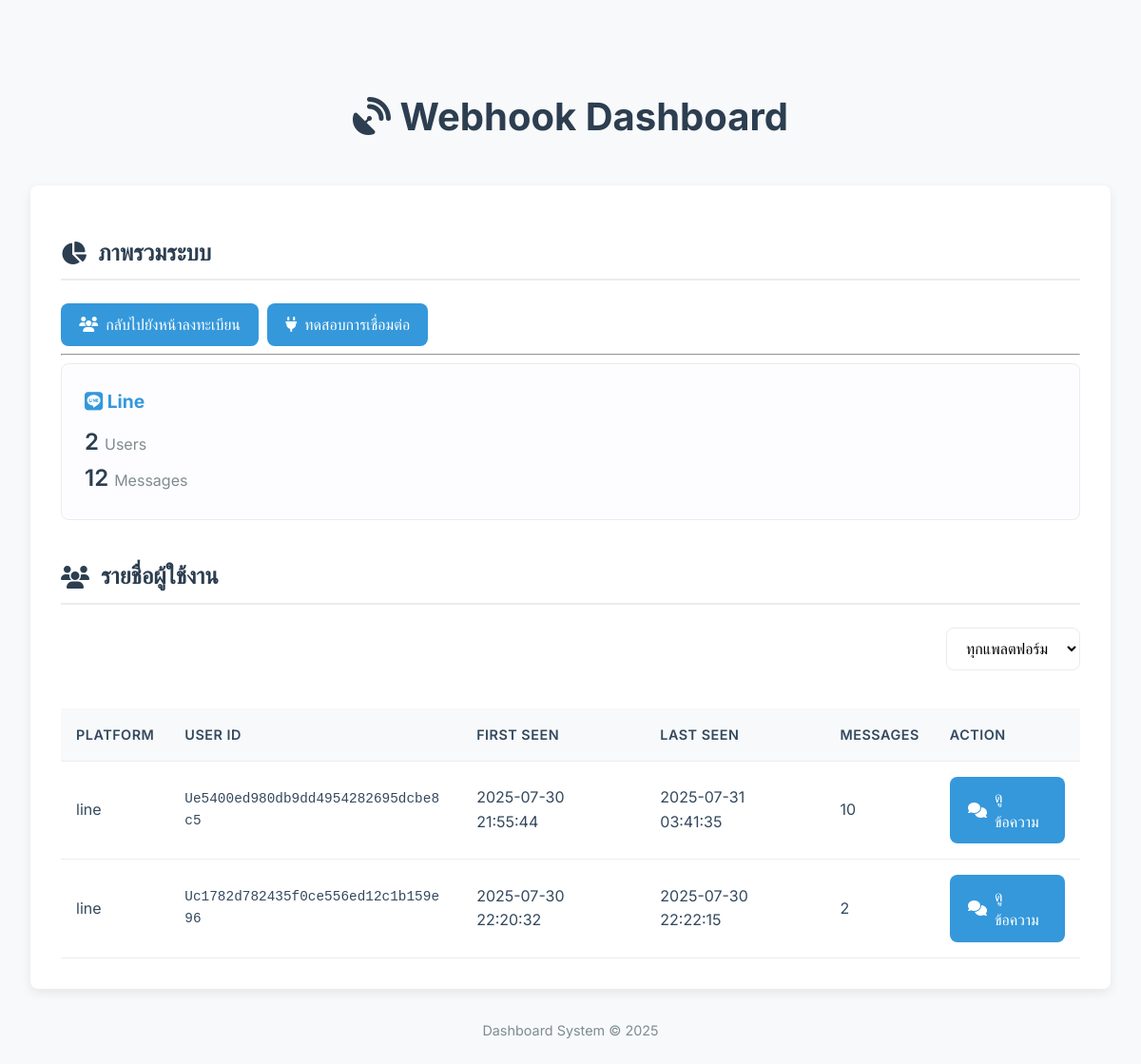
/hook/index.php, run on the app's committed database.
### tables this page shows
CREATE TABLE `users` (
  `id` int(11) NOT NULL,
  `platform` varchar(50) NOT NULL COMMENT 'แพลตฟอร์ม เช่น line, facebook, custom',
  `user_id` varchar(255) NOT NULL COMMENT 'ID ของผู้ใช้จากแพลตฟอร์มนั้นๆ',
  `first_seen` datetime NOT NULL COMMENT 'วันและเวลาที่พบผู้ใช้ครั้งแรก',
  `last_seen` datetime NOT NULL COMMENT 'วันและเวลาล่าสุดที่มีการใช้งาน',
  `message_count` int(11) DEFAULT 0 COMMENT 'จำนวนข้อความทั้งหมดจากผู้ใช้',
  `created_at` timestamp NOT NULL DEFAULT current_timestamp() COMMENT 'เวลาที่สร้าง record นี้'
);

### hook/user_manager.php (called while the page is built, shortened)
<?php
require_once 'config.php';
class UserManager {
    private $db;
    public function __construct() {
        $config = new DatabaseConfig();
        $this->db = $config->connect();
    }
    public function getAllUsers($platform = null) {
        $sql = "SELECT * FROM users";
        $params = [];
        $sql .= " ORDER BY last_seen DESC";
        $stmt = $this->db->prepare($sql);
        $stmt->execute($params);
        return $stmt->fetchAll();
    }
    public function getUserStats() {
        $stmt = $this->db->prepare("
            SELECT
                platform,
                COUNT(*) as user_count,
                SUM(message_count) as total_messages
            FROM users
            GROUP BY platform
        ");
        $stmt->execute();
        return $stmt->fetchAll();
    }
}
?>

### hook/config.php (called while the page is built, shortened)
<?php
class DatabaseConfig {
    private $host = 'localhost';
    private $dbname = 'webhook_db';
    private $username = 'root';
    private $password = '';
    public function connect() {
        try {
            $this->pdo = new PDO(
                "mysql:host={$this->host};dbname={$this->dbname};charset=utf8mb4",
                $this->username,
                $this->password,
                [
                    PDO::ATTR_ERRMODE => PDO::ERRMODE_EXCEPTION,
                    PDO::ATTR_DEFAULT_FETCH_MODE => PDO::FETCH_ASSOC,
                    PDO::ATTR_EMULATE_PREPARES => false
                ]
            );
            return $this->pdo;
        } catch (PDOException $e) {
            error_log("Database connection failed: " . $e->getMessage());
            return null;
        }
    }
}
?>

### hook/admin_dashboard.php (the view, shortened to what this page needs)
<?php
require_once 'user_manager.php';
class AdminDashboard {
    private UserManager $userManager;
    public function __construct() {
        $this->userManager = new UserManager();
    }
    public function display(): void {
        $platformFilter = htmlspecialchars($_GET['platform'] ?? '');
        $users = $this->userManager->getAllUsers($platformFilter ?: null);
        $stats = $this->userManager->getUserStats();
        include 'templates/header.php';
        $this->displayStats($stats);
        $this->displayUserTable($users, $platformFilter);
        include 'templates/footer.php';
    }
    private function displayStats(array $stats): void {
        echo "<h2><i class='fa-solid fa-chart-pie'></i> ภาพรวมระบบ</h2>";
        echo "<a href='../index.php' class='btn btn-primary'><i class='fa-solid fa-users'></i>กลับไปยังหน้าลงทะเบียน</a>&nbsp;&nbsp;";
        echo "<a href='index.php?test=1' class='btn btn-primary'><i class='fa-solid fa-plug'></i>ทดสอบการเชื่อมต่อ</a><hr>";
        echo "<div class='stats-grid'>";
        if (empty($stats)) {
            echo "<p>ยังไม่มีข้อมูลสถิติ</p>";
        } else {
            foreach ($stats as $stat) {
                $platformName = htmlspecialchars(ucfirst($stat['platform']));
                $icon = 'fa-brands fa-' . strtolower($platformName);
                echo "<div class='stat-card'>";
                echo "<h3><i class='{$icon}'></i> {$platformName}</h3>";
                echo "<p>" . number_format($stat['user_count']) . " <small>Users</small></p>";
                echo "<p>" . number_format($stat['total_messages']) . " <small>Messages</small></p>";
                echo "</div>";
            }
        }
        echo "</div>";
    }
    private function displayUserTable(array $users, string $platformFilter): void {
        echo "<h2><i class='fa-solid fa-users'></i> รายชื่อผู้ใช้งาน</h2>";
        echo "<div class='toolbar'>";
        echo "<form method='get' action='index.php' class='filter-form'>";
        echo "<select name='platform' onchange='this.form.submit()'>";
        echo "<option value=''>ทุกแพลตฟอร์ม</option>";
        echo "</select>";
        echo "</form></div>";
        echo "<div class='table-wrapper'><table>";
        echo "<thead><tr><th>Platform</th><th>User ID</th><th>First Seen</th><th>Last Seen</th><th>Messages</th><th>Action</th></tr></thead>";
        echo "<tbody>";
        if (empty($users)) {
            echo "<tr><td colspan='6' style='text-align:center; padding: 2rem;'>ไม่พบข้อมูลผู้ใช้</td></tr>";
        } else {
            foreach ($users as $user) {
                $viewUrl = 'view_messages.php?user_id=' . urlencode($user['user_id']) . '&platform=' . urlencode($user['platform']);
                echo "<tr>";
                echo "<td>" . htmlspecialchars($user['platform']) . "</td>";
                echo "<td class='user-id-cell'>" . htmlspecialchars($user['user_id']) . "</td>";
                echo "<td>" . htmlspecialchars($user['first_seen']) . "</td>";
                echo "<td>" . htmlspecialchars($user['last_seen']) . "</td>";
                echo "<td>" . number_format($user['message_count']) . "</td>";
                echo "<td><a href='{$viewUrl}' class='btn btn-primary'><i class='fa-solid fa-comments'></i> ดูข้อความ</a></td>";
                echo "</tr>";
            }
        }
        echo "</tbody></table></div>";
    }
}
?>

### hook/index.php (shortened to what this page needs)
<?php
require_once 'config.php';
require_once 'admin_dashboard.php';
if ($_SERVER['REQUEST_METHOD'] === 'POST') {
    try {
        $receiver = new WebhookReceiver();
        $receiver->handleWebhook();
    } catch (Exception $e) {
        error_log("Critical error in webhook handler: " . $e->getMessage());
        http_response_code(200);
        echo "OK";
    }
} elseif ($_SERVER['REQUEST_METHOD'] === 'GET') {
    if (isset($_GET['test'])) {
        echo "<!DOCTYPE html>";
        echo "<html lang='th'><head><meta charset='UTF-8'><title>Webhook System Test</title>";
        echo "<style>
            body { font-family: -apple-system, BlinkMacSystemFont, 'Segoe UI', Roboto, 'Helvetica Neue', Arial, sans-serif; margin: 40px; background: #f8f9fa; color: #343a40; }
            .container { max-width: 800px; margin: 0 auto; background: white; padding: 30px; border-radius: 10px; box-shadow: 0 4px 20px rgba(0,0,0,0.08); }
            h1, h3 { color: #212529; border-bottom: 1px solid #eee; padding-bottom: 10px; }
            .status { padding: 15px; margin: 10px 0; border-radius: 5px; border: 1px solid transparent; }
            .success { background: #d4edda; color: #155724; border-color: #c3e6cb; }
            .error { background: #f8d7da; color: #721c24; border-color: #f5c6cb; }
            .info { background: #cce5ff; color: #004085; border-color: #b8daff; }
            code { background: #e9ecef; padding: 3px 6px; border-radius: 4px; font-family: 'SF Mono', Menlo, Monaco, Consolas, 'Liberation Mono', 'Courier New', monospace; }
            ul { padding-left: 20px; }
            li { margin-bottom: 8px; }
        </style>";
        echo "</head><body>";
        echo "<div class='container'>";
        echo "<h1><span style='font-size: 2rem;'>🔧</span> Webhook System Diagnostics</h1>";
        $scheme = isset($_SERVER['HTTPS']) && $_SERVER['HTTPS'] === 'on' ? 'https://' : 'http://';
        $host = $_SERVER['HTTP_HOST'];
        $uri = rtrim(dirname($_SERVER['REQUEST_URI']), '/\\');
        $baseUrl = $scheme . $host . $uri;
        echo "<div class='info'>";
        echo "<h3>📍 ข้อมูลระบบ</h3>";
        echo "<ul>";
        echo "<li><strong>Webhook URL:</strong> <code>" . $baseUrl . "/index.php</code></li>";
        echo "<li><strong>เวลาเซิร์ฟเวอร์:</strong> " . date('Y-m-d H:i:s T') . "</li>";
        echo "<li><strong>PHP Version:</strong> " . PHP_VERSION . "</li>";
        echo "</ul>";
        echo "</div>";
        echo "<h3><span style='font-size: 1.5rem;'>🗄️</span> การเชื่อมต่อฐานข้อมูล</h3>";
        try {
            $config = new DatabaseConfig();
            $db = $config->connect();
            echo "<div class='status success'>✅ เชื่อมต่อฐานข้อมูลสำเร็จ</div>";
            $tables = ['users', 'messages', 'webhook_logs'];
            foreach ($tables as $table) {
                $stmt = $db->query("SHOW TABLES LIKE '$table'");
                if ($stmt->rowCount() > 0) {
                    $count = $db->query("SELECT COUNT(*) FROM `$table`")->fetchColumn();
                    echo "<div class='status success'>✅ พบตาราง <code>$table</code> (มี $count แถว)</div>";
                } else {
                    echo "<div class='status error'>❌ ไม่พบตาราง <code>$table</code> (กรุณารันไฟล์ <code>database_setup.sql</code>)</div>";
                }
            }
        } catch (Exception $e) {
            echo "<div class='status error'>❌ เชื่อมต่อฐานข้อมูลล้มเหลว: " . htmlspecialchars($e->getMessage()) . "</div>";
        }
        echo "<h3><span style='font-size: 1.5rem;'>📝</span> โฟลเดอร์ Logs</h3>";
        $logDir = 'webhook_logs';
        if (!is_dir($logDir)) {
            if (@mkdir($logDir, 0755, true)) {
                echo "<div class='status success'>✅ สร้างโฟลเดอร์ <code>$logDir</code> สำเร็จ</div>";
            } else {
                echo "<div class='status error'>❌ ไม่สามารถสร้างโฟลเดอร์ <code>$logDir</code> ได้ (กรุณาตรวจสอบ permission)</div>";
            }
        } elseif (is_writable($logDir)) {
            echo "<div class='status success'>✅ โฟลเดอร์ <code>$logDir</code> เขียนได้ปกติ</div>";
        } else {
            echo "<div class='status error'>❌ โฟลเดอร์ <code>$logDir</code> เขียนไม่ได้ (กรุณาตรวจสอบ permission)</div>";
        }
        echo "<div style='margin-top: 30px;'>";
        echo "<a href='.' style='background: #007bff; color: white; text-decoration: none; padding: 10px 20px; border-radius: 5px;'>← กลับหน้า Dashboard</a>";
        echo "</div>";
        echo "</div>";
        echo "</body></html>";
    } else {
        try {
            $dashboard = new AdminDashboard();
            $dashboard->display();
        } catch (Exception $e) {
            echo "<!DOCTYPE html>";
            echo "<html lang='th'><head><meta charset='UTF-8'><title>Dashboard Error</title></head><body>";
            echo "<div style='max-width: 600px; margin: 50px auto; padding: 30px; background: #f8d7da; border: 1px solid #f5c6cb; border-radius: 10px;'>";
            echo "<h1 style='color: #721c24;'>❌ เกิดข้อผิดพลาดในการแสดง Dashboard</h1>";
            echo "<p><strong>Error:</strong> " . htmlspecialchars($e->getMessage()) . "</p>";
            echo "<p>กรุณาตรวจสอบ:</p>";
            echo "<ul>";
            echo "<li>การตั้งค่าเชื่อมต่อฐานข้อมูลในไฟล์ <code>config.php</code></li>";
            echo "<li>ว่าได้สร้างตารางทั้งหมดโดยใช้ <code>database_setup.sql</code> แล้ว</li>";
            echo "<li>สิทธิ์การเขียน (Write Permission) ของโฟลเดอร์ <code>webhook_logs</code></li>";
            echo "</ul>";
            echo "<p>สำหรับรายละเอียดเพิ่มเติม, กรุณาตรวจสอบ PHP error log ของเซิร์ฟเวอร์</p>";
            echo "<p><a href='?test=1'><strong>คลิกที่นี่เพื่อเรียกใช้หน้าตรวจสอบระบบ</strong></a></p>";
            echo "</div>";
            echo "</body></html>";
        }
    }
}
?>

### hook/templates/header.php (shortened to what this page needs)
<!DOCTYPE html>
<html lang="th">
<head>
    <link rel="stylesheet" href="https://cdnjs.cloudflare.com/ajax/libs/font-awesome/6.4.0/css/all.min.css">
    <link rel="stylesheet" href="assets/style.css">
</head>
<body>
    <div class="container">
        <header>
            <h1><i class="fa-solid fa-satellite-dish"></i> Webhook Dashboard</h1>
        </header>
        <main>

### hook/templates/footer.php
        </main>
        <footer>
            <p>Dashboard System &copy; <?php echo date('Y'); ?></p>
        </footer>
    </div>
</body>
</html>

### hook/assets/style.css (style rules this page uses)
:root { --primary-color: #3498db; --secondary-color: #2c3e50; --background-color: #f8f9fa; --surface-color: #ffffff; --text-color: #34495e; --border-color: #e9ecef; --shadow: 0 4px 12px rgba(0, 0, 0, 0.08); --border-radius: 8px; }
body { font-family: 'Inter', 'Sarabun', sans-serif; margin: 0; background-color: var(--background-color); color: var(--text-color); line-height: 1.6; }
.container { max-width: 1400px; margin: 2rem auto; padding: 2rem; }
header { text-align: center; margin-bottom: 2.5rem; }
header h1 { font-size: 2.5rem; font-weight: 700; color: var(--secondary-color); }
main { background: var(--surface-color); padding: 2rem; border-radius: var(--border-radius); box-shadow: var(--shadow); }
footer { text-align: center; margin-top: 2rem; font-size: 0.9rem; color: #7f8c8d; }
h2 { font-size: 1.5rem; color: var(--secondary-color); border-bottom: 2px solid var(--border-color); padding-bottom: 0.5rem; margin-bottom: 1.5rem; display: flex; align-items: center; gap: 0.75rem; }
.stats-grid { display: grid; grid-template-columns: repeat(auto-fit, minmax(250px, 1fr)); gap: 1.5rem; margin-bottom: 2.5rem; }
.stat-card { background-color: #fdfdff; padding: 1.5rem; border-radius: var(--border-radius); border: 1px solid var(--border-color); transition: transform 0.2s, box-shadow 0.2s; }
.stat-card h3 { margin: 0 0 0.5rem 0; font-size: 1.2rem; color: var(--primary-color); }
.stat-card p { margin: 0; font-size: 1.5rem; font-weight: 600; color: var(--secondary-color); }
.stat-card p small { font-size: 1rem; font-weight: 400; color: #7f8c8d; }
.toolbar { display: flex; justify-content: flex-end; margin-bottom: 1.5rem; }
.filter-form select { padding: 0.75rem 1rem; border-radius: var(--border-radius); border: 1px solid var(--border-color); background-color: var(--surface-color); font-size: 1rem; }
.table-wrapper { overflow-x: auto; }
table { border-collapse: collapse; width: 100%; margin-top: 1rem; }
th, td { padding: 1rem; text-align: left; vertical-align: middle; border-bottom: 1px solid var(--border-color); }
th { background-color: var(--background-color); font-weight: 600; font-size: 0.9rem; text-transform: uppercase; letter-spacing: 0.5px; }
.user-id-cell { font-family: monospace; font-size: 0.9rem; word-break: break-all; max-width: 300px; }
.btn { display: inline-flex; align-items: center; gap: 0.5rem; padding: 0.6rem 1.2rem; border: none; border-radius: var(--border-radius); text-decoration: none; font-weight: 500; cursor: pointer; transition: all 0.2s; }
.btn-primary { background-color: var(--primary-color); color: white; }

### data on the page
users: platform "line", user "Ue5400ed980db9dd4954282695dcbe8c5", first_seen "2025-07-30 21:55:44", last_seen "2025-07-31 03:41:35", message_count "10"
users: platform "line", user "Uc1782d782435f0ce556ed12c1b159e96", first_seen "2025-07-30 22:20:32", last_seen "2025-07-30 22:22:15", message_count "2"

### other printed values
$platformName "Line"
$stat['user_count'] "2"
$stat['total_messages'] "12"
